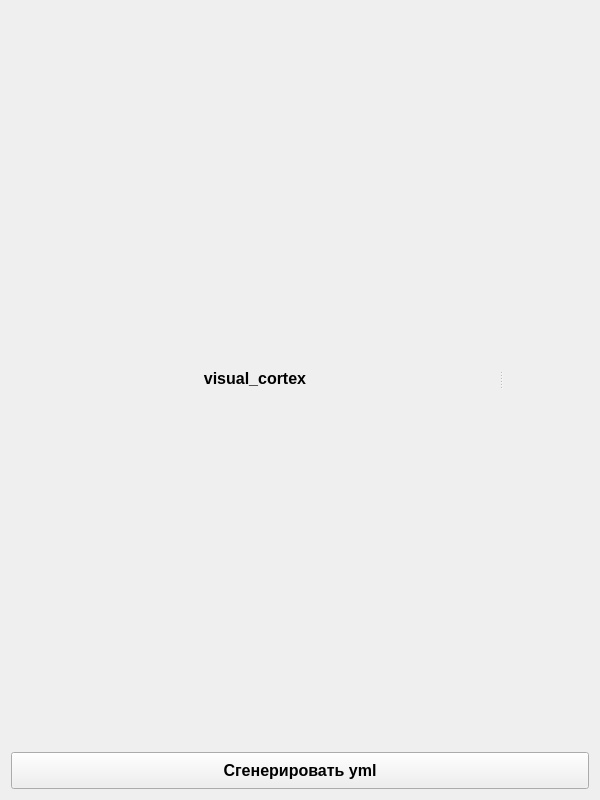
<?xml version="1.0" encoding="UTF-8"?>
<ui version="4.0">
 <class>MainWindow</class>
 <widget class="QMainWindow" name="MainWindow">
  <property name="geometry">
   <rect>
    <x>0</x>
    <y>0</y>
    <width>600</width>
    <height>800</height>
   </rect>
  </property>
  <property name="font">
   <font>
    <pointsize>12</pointsize>
   </font>
  </property>
  <property name="windowTitle">
   <string>Visual Cortex</string>
  </property>
  <widget class="QWidget" name="centralWidget">
   <layout class="QVBoxLayout" name="verticalLayout_2">
    <item>
     <widget class="QSplitter" name="splitter">
      <property name="sizePolicy">
       <sizepolicy hsizetype="Preferred" vsizetype="Preferred">
        <horstretch>0</horstretch>
        <verstretch>20</verstretch>
       </sizepolicy>
      </property>
      <property name="orientation">
       <enum>Qt::Horizontal</enum>
      </property>
      <widget class="QWidget" name="verticalLayoutWidget">
       <layout class="QVBoxLayout" name="verticalLayout">
        <item>
         <widget class="QLabel" name="label">
          <property name="sizePolicy">
           <sizepolicy hsizetype="Preferred" vsizetype="Preferred">
            <horstretch>0</horstretch>
            <verstretch>0</verstretch>
           </sizepolicy>
          </property>
          <property name="font">
           <font>
            <pointsize>12</pointsize>
            <weight>75</weight>
            <bold>true</bold>
           </font>
          </property>
          <property name="layoutDirection">
           <enum>Qt::RightToLeft</enum>
          </property>
          <property name="text">
           <string>visual_cortex</string>
          </property>
          <property name="alignment">
           <set>Qt::AlignCenter</set>
          </property>
         </widget>
        </item>
       </layout>
      </widget>
      <widget class="QWidget" name="gridLayoutWidget">
       <layout class="QGridLayout" name="gridLayout"/>
      </widget>
     </widget>
    </item>
    <item>
     <widget class="QPushButton" name="generateYmlButton">
      <property name="sizePolicy">
       <sizepolicy hsizetype="Preferred" vsizetype="Preferred">
        <horstretch>0</horstretch>
        <verstretch>1</verstretch>
       </sizepolicy>
      </property>
      <property name="font">
       <font>
        <pointsize>12</pointsize>
        <weight>75</weight>
        <italic>false</italic>
        <bold>true</bold>
        <underline>false</underline>
        <strikeout>false</strikeout>
       </font>
      </property>
      <property name="cursor">
       <cursorShape>PointingHandCursor</cursorShape>
      </property>
      <property name="text">
       <string>Сгенерировать yml</string>
      </property>
     </widget>
    </item>
   </layout>
  </widget>
 </widget>
 <layoutdefault spacing="6" margin="11"/>
 <resources/>
 <connections/>
</ui>
